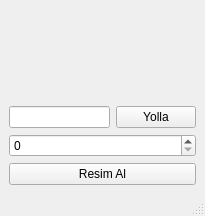
<?xml version="1.0" encoding="UTF-8"?>
<ui version="4.0">
 <class>MainWindow</class>
 <widget class="QMainWindow" name="MainWindow">
  <property name="geometry">
   <rect>
    <x>0</x>
    <y>0</y>
    <width>205</width>
    <height>216</height>
   </rect>
  </property>
  <property name="windowTitle">
   <string>MainWindow</string>
  </property>
  <widget class="QWidget" name="centralwidget">
   <layout class="QGridLayout" name="gridLayout_2">
    <item row="1" column="0">
     <widget class="QSpinBox" name="spinBox"/>
    </item>
    <item row="2" column="0">
     <widget class="QPushButton" name="pushButton_2">
      <property name="text">
       <string>Resim Al</string>
      </property>
     </widget>
    </item>
    <item row="0" column="0">
     <layout class="QGridLayout" name="gridLayout">
      <item row="0" column="0" colspan="2">
       <widget class="QLabel" name="label">
        <property name="text">
         <string/>
        </property>
       </widget>
      </item>
      <item row="1" column="0">
       <widget class="QLineEdit" name="lineEdit"/>
      </item>
      <item row="1" column="1">
       <widget class="QPushButton" name="pushButton">
        <property name="text">
         <string>Yolla</string>
        </property>
       </widget>
      </item>
     </layout>
    </item>
   </layout>
  </widget>
  <widget class="QMenuBar" name="menubar">
   <property name="geometry">
    <rect>
     <x>0</x>
     <y>0</y>
     <width>205</width>
     <height>25</height>
    </rect>
   </property>
  </widget>
  <widget class="QStatusBar" name="statusbar"/>
 </widget>
 <resources/>
 <connections/>
</ui>
